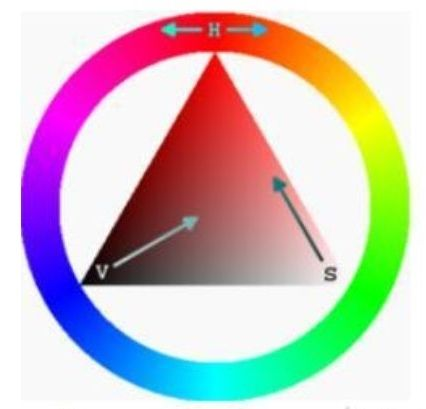
#> input picture OPEN CV/pythonProject/配图2.jpg, 426 x 409 px
$ python HSV-note.py
#> lines starting #> are read from the running program, lines starting #| are printed output that depends on the picture; after the words box and inside, x2 and y2 are one past the last pixel; in counts of white or black regions, pixels touching at a corner belong together
"""
HSV模型： 而HSV模型，是针对用户观感的一种颜色模型，侧重于色彩表示，什么颜色、深浅度、明暗度。

色调（H），饱和度（S），明度（V）

    H：Hue即色相，就是我们平时所说的红、绿，如果你分的更细的话可能还会有洋红、草绿等等；在HSV模型中，用度数来描述色相，其中红色对应0度，绿色对应120度，蓝色对应240度。
    S：Saturation即饱和度，色彩的深浅度(0-100%) ，对于一种颜色比如红色，我们可以用浅红——大红——深红——红得发紫等等语言来描述它（请原谅一个纯理科生的匮乏的颜色系统），对应在画水彩的时候即一种颜料加上不同分量的水形成不同的饱和度。
    V：Value即色调，纯度，色彩的亮度(0-100%) ，这个在调整屏幕亮度的时候比较常见。


    需要注意的是在OpenCV中 HSV的取值范围分别是 H:(0-180)，S:(0-255)，V:(0-255)。

————————————————

                            版权声明：本文为博主原创文章，遵循 CC 4.0 BY-SA 版权协议，转载请附上原文出处链接和本声明。

原文链接：https://blog.csdn.net/m0_48300767/article/details/125849400
"""

import cv2
import numpy as np


def nothing(x):
    pass


# 通过Opencv读取图片信息
# src = cv2.imread('image.jpg')
img = cv2.imread('配图2.jpg')
#> img is the input picture: shape (409, 426, 3); mean B, G, R 189.5, 190.4, 202.9
rows, cols, channels = img.shape
#> rows = 409; cols = 426; channels = 3
cv2.imshow("src", img)
cv2.namedWindow('img2', 1)
# cv2.resizeWindow("img2", 400, 200) #创建一个500*500大小的窗口

# 创建6个滑条用来操作HSV3个分量的上下截取界限
cv2.createTrackbar('Hlow', 'img2', 62, 180, nothing)
cv2.createTrackbar('Hup', 'img2', 99, 180, nothing)
cv2.createTrackbar('Slow', 'img2', 198, 255, nothing)
cv2.createTrackbar('Sup', 'img2', 255, 255, nothing)
cv2.createTrackbar('Vlow', 'img2', 150, 255, nothing)
cv2.createTrackbar('Vup', 'img2', 255, 255, nothing)

# lower_red = np.array([55,30,30])
# upper_red = np.array([99,255,255])
hsv = cv2.cvtColor(img, cv2.COLOR_BGR2HSV)
#> hsv: shape (409, 426, 3); mean H, S, V 54.6, 84.9, 233.9
while (1):
    # mask = cv2.inRange(hsv, lower_red, upper_red)
    # 将制定像素点的数据设置为0, 要注意的是这三个参数对应的值是Blue, Green, Red。
    hlow = cv2.getTrackbarPos('Hlow', 'img2')
    hup = cv2.getTrackbarPos('Hup', 'img2')
    slow = cv2.getTrackbarPos('Slow', 'img2')
    sup = cv2.getTrackbarPos('Sup', 'img2')
    vlow = cv2.getTrackbarPos('Vlow', 'img2')
    vup = cv2.getTrackbarPos('Vup', 'img2')
    lower_red = np.array([hlow, slow, vlow])
    upper_red = np.array([hup, sup, vup])
    mask = cv2.inRange(hsv, lower_red, upper_red)
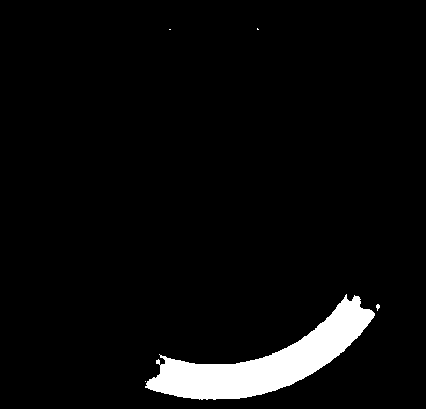
#> mask: shape (409, 426); 4.8% white; 5 white regions (4 under 20 px), largest, box (x1, y1, x2, y2) and area: (145, 294, 375, 400) 8258
    img2 = cv2.bitwise_and(img, img, mask=mask)
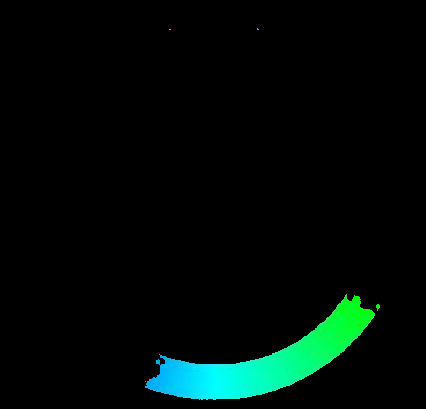
#> img2: shape (409, 426, 3); mean B, G, R 7.9, 11.4, 0.4

    # cv2.imshow("src", src)
    cv2.imshow("img2", img2)
    k = cv2.waitKey(1) & 0xFF
#> (key Esc is pressed here)
    if k == 27:  # esc exit
        break
# cv2.waitKey(0)


"""
rgb 221,0,27 可以转换成 hsv 的格式，具体的方法如下：

首先，我们需要将 rgb 值转换成浮点数，方法是将每个值除以 255。因此，rgb(221,0,27) 可以转换成 (0.8666666666666667, 0.0, 0.10588235294117647)。

然后，我们可以使用以下公式来计算 hsv 值：

h = 色相，s = 饱和度，v = 明度

maxc = max(r, g, b)
minc = min(r, g, b)

if maxc == minc:
h = 0
elif maxc == r:
h = 60 * ((g - b) / (maxc - minc))
elif maxc == g:
h = 60 * (2 + (b - r) / (maxc - minc))
else:
h = 60 * (4 + (r - g) / (maxc - minc))

if h < 0:
h += 360

s = 0 if maxc == 0 else (1 - minc / maxc)
v = maxc

所以，rgb(221,0,27) 可以转换成 hsv(348.57142857142856, 1.0, 0.8666666666666667)。

注意：在计算 hsv 值时，色相 h 的单位是角度，饱和度 s 和明度 v 的单位都是百分比，它们的取值范围分别是 0 到 360、0 到 1 和 0 到 1。

tool : https://www.jyshare.com/front-end/868/
"""
"""
import cv2
from PIL import Image
import matplotlib.pyplot as plt
import numpy as np

image = cv2.imread('配图2.jpg')

    # 从RGB色彩空间转换到HSV色彩空间
hsv = cv2.cvtColor(image, cv2.COLOR_RGB2HSV)

    # 颜色范围下限
lower_threshold = np.array([110, 254, 220])
    # 颜色范围上限
upper_threshold = np.array([180, 255, 255])

    # 使用inRange函数检测颜色
mask = cv2.inRange(hsv, lower_threshold, upper_threshold)

    # 对原图像和掩码进行位运算
result = cv2.bitwise_and(image, image, mask=mask)

    # H、S、V范围二：
cv2.imshow("result", mask)
cv2.imshow("image", image)

cv2.waitKey()
cv2.destroyAllWindows()


    # 颜色范围下限red
lower_threshold = np.array([0, 255, 255])
    # 颜色范围上限
upper_threshold = np.array([180, 255, 255])
    #V亮度调整
    # 颜色范围下限
lower_threshold = np.array([0, 255, 200])
    # 颜色范围上限
upper_threshold = np.array([180, 255, 255])

    # 颜色范围下限
lower_threshold = np.array([0, 254, 200])
    # 颜色范围上限
upper_threshold = np.array([180, 255, 255])

        # 颜色范围下限
lower_threshold = np.array([120, 254, 200])
    # 颜色范围上限
upper_threshold = np.array([180, 255, 255])


        # 颜色范围下限    210     blue
lower_threshold = np.array([10, 210, 255])
    # 颜色范围上限
upper_threshold = np.array([20, 215, 255])
"""
"""
import cv2

image = cv2.imread('配图2.jpg')
cv2.imshow('image', image)
dst = cv2.cvtColor(image, cv2.COLOR_BGR2HSV)
cv2.imshow('image_hsv', dst)
b, g, r = cv2.split(dst)
cv2.imshow('image_b', b)
cv2.imshow('image_g', g)
cv2.imshow('image_r', r)

cv2.waitKey()"
"""
"""
inRange()函数

      OpenCV中的inRange()函数可实现二值化功能（这点类似threshold()函数），更关键的是可以同时针对多通道进行操作，使用起来非常方便！主要是将在两个阈值内的像素值设置为白色（255），而不在阈值区间内的像素值设置为黑色（0），该功能类似于之间所讲的双阈值化操作。
      官方文档中的解释：Checks if array elements lie between the elements of two other arrays.即检查数组元素是否在另外两个数组元素值之间。这里的数组通常也就是矩阵Mat或向量。请注意：该函数输出的dst是一幅二值化之后的图像


"""
